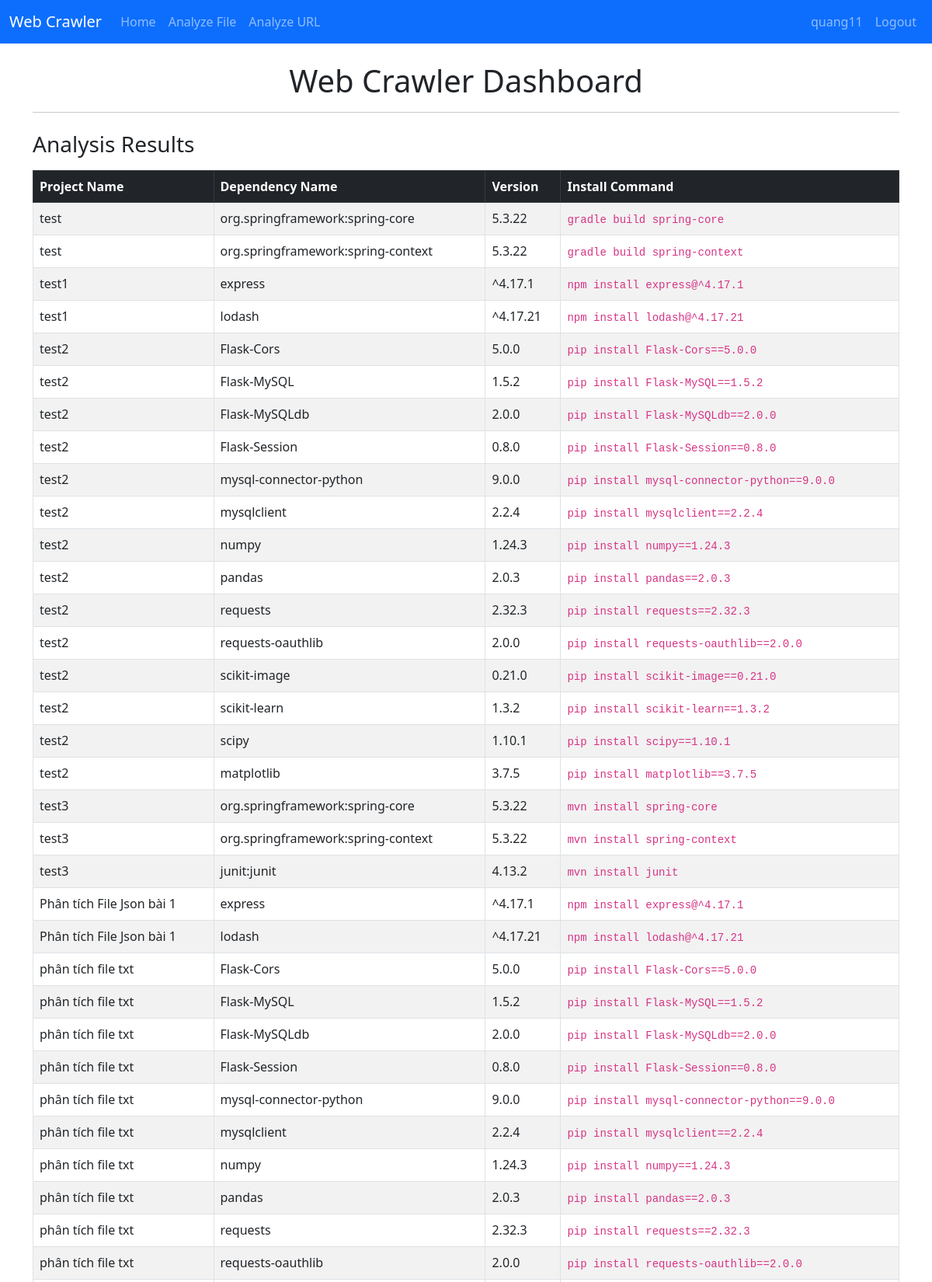
The app's page / (signed in, upper part) with its own data.
### crawler/models.py (models this page shows, shortened)
class Dependency(models.Model):
    project = models.ForeignKey(Project, on_delete=models.CASCADE, related_name='dependencies')  # Liên kết đến project
    name = models.CharField(max_length=255)  # Tên package/library
    version = models.CharField(max_length=50, null=True, blank=True)  # Phiên bản
    install_command = models.CharField(max_length=255, null=True, blank=True)  # Cách cài đặt
    documentation_url = models.URLField(null=True, blank=True)  # URL tài liệu (nếu có)
    dependency_info = models.TextField(null=True, blank=True)  # Thông tin phụ thuộc (nếu có)

class Project(models.Model):
    name = models.CharField(max_length=255)  # Tên dự án
    description = models.TextField(null=True, blank=True)  # Mô tả dự án
    config_file = models.FileField(upload_to='configs/', null=True, blank=True)  # File cấu hình (package.json, requirements.txt)

### crawler/views.py (the view)
# urls.py: path('', views.index, name='index'),  # Trang chủ
@login_required
def index(request):
    dependencies = Dependency.objects.select_related('project').all()
    analyzed_urls = AnalyzedURL.objects.prefetch_related('assets').all()
    context = {
        'dependencies': dependencies,  # Toàn bộ các dependency
        'analyzed_urls': analyzed_urls,  # Tất cả các URL đã phân tích
    }
    return render(request, 'crawler/index.html', context)

### crawler/templates/crawler/index.html (shortened to what this page needs)
{% extends "base.html" %}
{% block content %}
<h1 class="text-center">Web Crawler Dashboard</h1>
<hr>
<h3 class="mt-4">Analysis Results</h3>
<table class="table table-bordered table-striped mt-3">
    <thead class="table-dark">
        <tr>
            <th>Project Name</th>
            <th>Dependency Name</th>
            <th>Version</th>
            <th>Install Command</th>
        </tr>
    </thead>
    <tbody>
        {% for dep in dependencies %}
        <tr>
            <td>{{ dep.project.name }}</td>
            <td>{{ dep.name }}</td>
            <td>{{ dep.version }}</td>
            <td><code>{{ dep.install_command }}</code></td>
        </tr>
        {% empty %}
        <tr>
            <td colspan="4" class="text-center">No dependencies found.</td>
        </tr>
        {% endfor %}
    </tbody>
</table>
{% endblock %}

### crawler/templates/base.html (shortened to what this page needs)
<!DOCTYPE html>
<html lang="en">
<head>
    <link href="https://cdn.jsdelivr.net/npm/bootstrap@5.3.0/dist/css/bootstrap.min.css" rel="stylesheet">
</head>
<body>
    <nav class="navbar navbar-expand-lg navbar-dark bg-primary">
        <div class="container-fluid">
            <a class="navbar-brand" href="{% url 'index' %}">Web Crawler</a>
            <div class="collapse navbar-collapse" id="navbarNav">
                <ul class="navbar-nav me-auto">
                    <li class="nav-item"><a class="nav-link" href="{% url 'index' %}">Home</a></li>
                    <li class="nav-item"><a class="nav-link" href="{% url 'analyze_file' %}">Analyze File</a></li>
                    <li class="nav-item"><a class="nav-link" href="{% url 'analyze_url' %}">Analyze URL</a></li>
                </ul>
                <ul class="navbar-nav ms-auto">
                    {% if user.is_authenticated %}
                        <li class="nav-item">
                            <a class="nav-link" href="#">{{ user.username }}</a>
                        </li>
                        <li class="nav-item">
                            <a class="nav-link" href="{% url 'logout' %}">Logout</a>
                        </li>
                    {% else %}
                        <li class="nav-item"><a class="nav-link" href="{% url 'login' %}">Login</a></li>
                        <li class="nav-item"><a class="nav-link" href="{% url 'register' %}">Register</a></li>
                    {% endif %}
                </ul>
            </div>
        </div>
    </nav>
    <div class="container mt-4">
        {% block content %}{% endblock %}
    </div>
</body>
</html>

### records on screen
Dependency: project.name "test", name "org.springframework:spring-core", version "5.3.22", install_command "gradle build spring-core"
Dependency: project.name "test", name "org.springframework:spring-context", version "5.3.22", install_command "gradle build spring-context"
Dependency: project.name "test1", name "express", version "^4.17.1", install_command "npm install express@^4.17.1"
Dependency: project.name "test1", name "lodash", version "^4.17.21", install_command "npm install lodash@^4.17.21"
Dependency: project.name "test2", name "Flask-Cors", version "5.0.0", install_command "pip install Flask-Cors==5.0.0"
Dependency: project.name "test2", name "Flask-MySQL", version "1.5.2", install_command "pip install Flask-MySQL==1.5.2"
Dependency: project.name "test2", name "Flask-MySQLdb", version "2.0.0", install_command "pip install Flask-MySQLdb==2.0.0"
Dependency: project.name "test2", name "Flask-Session", version "0.8.0", install_command "pip install Flask-Session==0.8.0"
Dependency: project.name "test2", name "mysql-connector-python", version "9.0.0", install_command "pip install mysql-connector-python==9.0.0"
Dependency: project.name "test2", name "mysqlclient", version "2.2.4", install_command "pip install mysqlclient==2.2.4"
Dependency: project.name "test2", name "numpy", version "1.24.3", install_command "pip install numpy==1.24.3"
Dependency: project.name "test2", name "pandas", version "2.0.3", install_command "pip install pandas==2.0.3"
Dependency: project.name "test2", name "requests", version "2.32.3", install_command "pip install requests==2.32.3"
Dependency: project.name "test2", name "requests-oauthlib", version "2.0.0", install_command "pip install requests-oauthlib==2.0.0"
Dependency: project.name "test2", name "scikit-image", version "0.21.0", install_command "pip install scikit-image==0.21.0"
Dependency: project.name "test2", name "scikit-learn", version "1.3.2", install_command "pip install scikit-learn==1.3.2"
Dependency: project.name "test2", name "scipy", version "1.10.1", install_command "pip install scipy==1.10.1"
Dependency: project.name "test2", name "matplotlib", version "3.7.5", install_command "pip install matplotlib==3.7.5"
Dependency: project.name "test3", name "org.springframework:spring-core", version "5.3.22", install_command "mvn install spring-core"
Dependency: project.name "test3", name "org.springframework:spring-context", version "5.3.22", install_command "mvn install spring-context"
Dependency: project.name "test3", name "junit:junit", version "4.13.2", install_command "mvn install junit"
Dependency: project.name "Phân tích File Json bài 1", name "express", version "^4.17.1", install_command "npm install express@^4.17.1"
Dependency: project.name "Phân tích File Json bài 1", name "lodash", version "^4.17.21", install_command "npm install lodash@^4.17.21"
Dependency: project.name "phân tích file txt", name "Flask-Cors", version "5.0.0", install_command "pip install Flask-Cors==5.0.0"
Dependency: project.name "phân tích file txt", name "Flask-MySQL", version "1.5.2", install_command "pip install Flask-MySQL==1.5.2"
Dependency: project.name "phân tích file txt", name "Flask-MySQLdb", version "2.0.0", install_command "pip install Flask-MySQLdb==2.0.0"
Dependency: project.name "phân tích file txt", name "Flask-Session", version "0.8.0", install_command "pip install Flask-Session==0.8.0"
Dependency: project.name "phân tích file txt", name "mysql-connector-python", version "9.0.0", install_command "pip install mysql-connector-python==9.0.0"
Dependency: project.name "phân tích file txt", name "mysqlclient", version "2.2.4", install_command "pip install mysqlclient==2.2.4"
Dependency: project.name "phân tích file txt", name "numpy", version "1.24.3", install_command "pip install numpy==1.24.3"
Dependency: project.name "phân tích file txt", name "pandas", version "2.0.3", install_command "pip install pandas==2.0.3"
Dependency: project.name "phân tích file txt", name "requests", version "2.32.3", install_command "pip install requests==2.32.3"
Dependency: project.name "phân tích file txt", name "requests-oauthlib", version "2.0.0", install_command "pip install requests-oauthlib==2.0.0"

### other values on screen
{{ user.username }} "quang11"
